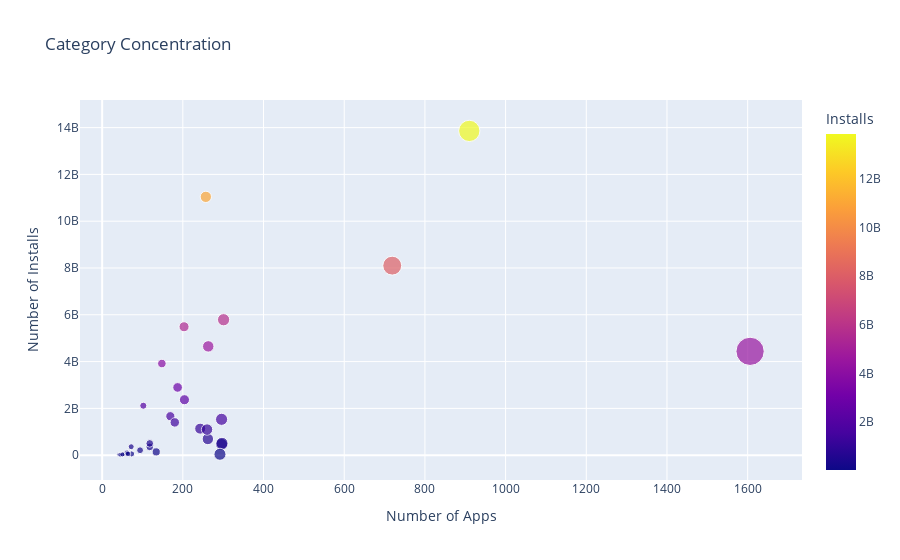

Notebook code cell kept with this figure:
### Code cell
scatter = px.scatter(cat_merged_df, #Data
                     x='App', #Column for x-axis
                    y='Installs', #Column for y-axis
                    title='Category Concentration', #Title of the plot
                    size='App',
                    hover_name=cat_merged_df.index, 
                    color = 'Installs')
                    
scatter.update_layout(xaxis_title='Number of Apps', yaxis_title='Number of Installs')  # Update axis titles
scatter.show()  # Display the scatter plot

### Figure 1 — Plotly figure (JSON) as saved in the notebook; plotly's stock layout.template omitted (floating-point values rounded to 4 significant figures)
{"data": [{"hovertemplate": "<b>%{hovertext}</b><br><br>App=%{marker.size}<br>Installs=%{marker.color}<extra></extra>", "hovertext": ["ART_AND_DESIGN", "AUTO_AND_VEHICLES", "BEAUTY", "BOOKS_AND_REFERENCE", "BUSINESS", "COMICS", "COMMUNICATION", "DATING", "EDUCATION", "ENTERTAINMENT", "EVENTS", "FAMILY", "FINANCE", "FOOD_AND_DRINK", "GAME", "HEALTH_AND_FITNESS", "HOUSE_AND_HOME", "LIBRARIES_AND_DEMO", "LIFESTYLE", "MAPS_AND_NAVIGATION", "MEDICAL", "NEWS_AND_MAGAZINES", "PARENTING", "PERSONALIZATION", "PHOTOGRAPHY", "PRODUCTIVITY", "SHOPPING", "SOCIAL", "SPORTS", "TOOLS", "TRAVEL_AND_LOCAL", "VIDEO_PLAYERS", "WEATHER"], "legendgroup": "", "marker": {"color": [114233100, 53129800, 26916200, 1665791655, 692018120, 44931100, 11039241530, 140912410, 352852000, 2113660000, 15949410, 4437554490, 455249400, 211677750, 13858762717, 1134006220, 97082000, 52083000, 503611120, 503267560, 39162676, 2369110650, 31116110, 1532341930, 4649143130, 5788070180, 1400331540, 5487841475, 1096431465, 8099724500, 2894859300, 3916897200, 361096500], "coloraxis": "coloraxis", "size": [61, 73, 42, 169, 262, 54, 257, 134, 118, 102, 45, 1606, 296, 94, 910, 243, 62, 64, 297, 118, 292, 204, 50, 296, 263, 301, 180, 203, 260, 719, 187, 148, 72], "sizemode": "area", "sizeref": 4.015, "symbol": "circle"}, "mode": "markers", "name": "", "orientation": "v", "showlegend": false, "type": "scatter", "x": [61, 73, 42, 169, 262, 54, 257, 134, 118, 102, 45, 1606, 296, 94, 910, 243, 62, 64, 297, 118, 292, 204, 50, 296, 263, 301, 180, 203, 260, 719, 187, 148, 72], "xaxis": "x", "y": [114233100, 53129800, 26916200, 1665791655, 692018120, 44931100, 11039241530, 140912410, 352852000, 2113660000, 15949410, 4437554490, 455249400, 211677750, 13858762717, 1134006220, 97082000, 52083000, 503611120, 503267560, 39162676, 2369110650, 31116110, 1532341930, 4649143130, 5788070180, 1400331540, 5487841475, 1096431465, 8099724500, 2894859300, 3916897200, 361096500], "yaxis": "y"}], "layout": {"coloraxis": {"colorbar": {"title": {"text": "Installs"}}, "colorscale": [[0, "#0d0887"], [0.1111, "#46039f"], [0.2222, "#7201a8"], [0.3333, "#9c179e"], [0.4444, "#bd3786"], [0.5556, "#d8576b"], [0.6667, "#ed7953"], [0.7778, "#fb9f3a"], [0.8889, "#fdca26"], [1, "#f0f921"]]}, "legend": {"itemsizing": "constant", "tracegroupgap": 0}, "title": {"text": "Category Concentration"}, "xaxis": {"anchor": "y", "domain": [0, 1], "title": {"text": "Number of Apps"}}, "yaxis": {"anchor": "x", "domain": [0, 1], "title": {"text": "Number of Installs"}}}}
